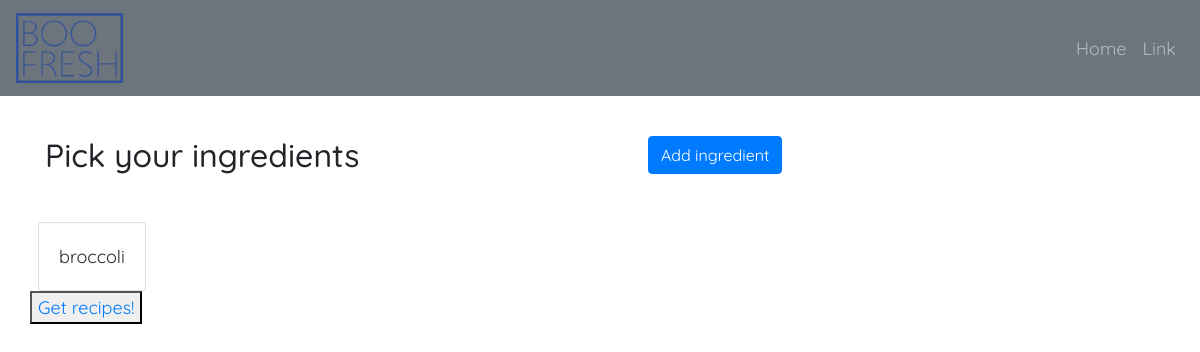
The page /pick-ingredients on the database as committed earlier.
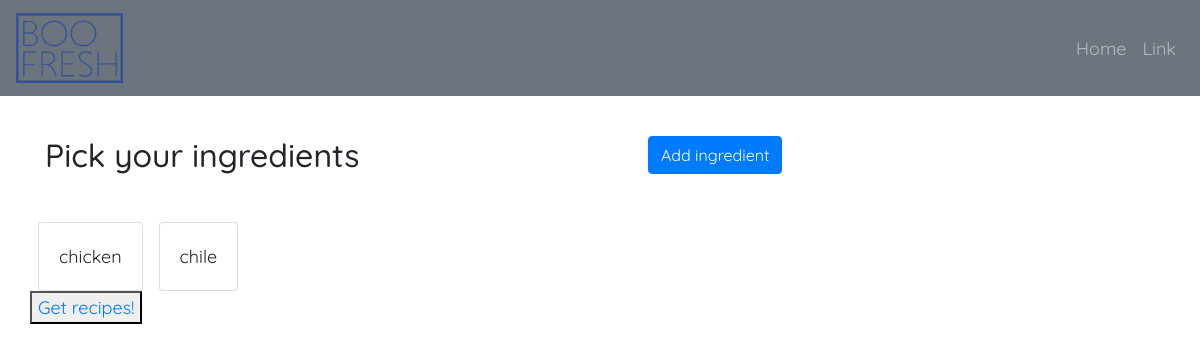
The same page on the database as committed later.
### flaskdriver/models.py (models this page shows)
class Ingredient(db.Model):
    id = db.Column(db.Integer, primary_key=True)
    name = db.Column(db.String(120), unique=True)

### flaskdriver/main/routes.py (the view)
@main.route("/pick-ingredients", methods=['GET', 'POST'])
def pick_ingredients():
    title = "Pick the groceries you want to get"
    form = AddIngredientForm()
    if form.validate_on_submit():
        new_item = Ingredient(name=form.name.data)
        db.session.add(new_item)
        db.session.commit()
        return redirect(url_for('main.pick_ingredients'))
    ingredients = Ingredient.query.order_by(Ingredient.name).all()
    return render_template("pick_ingredients.html", title=title, ingredients=ingredients, form=form)

### flaskdriver/templates/pick_ingredients.html (shortened to what this page needs)
{% extends "layout.html" %}
{% block content %}
<div id="ingredients-div" class="container">
    <div class="row">
            <h2 class="col-md-6">Pick your ingredients</h2>
            <div class="col-md-6 pl-5 mb-5">
                <button type="button" class="btn btn-primary" data-toggle="modal" data-target="#exampleModal">Add ingredient</button>
            </div>
    </div>
    <div class="row border-primary">
        {% for item in ingredients %}
                <div class="card mx-2">
                    <div class="card-body">
                        <p class="card-text">{{ item.name }}</p>
                    </div>
                </div>
        {% endfor %}
    </div>
    <div class="row">
        <button><a href="{{ url_for('main.get_recipes_from_ingredients') }}">Get recipes!</a></button>
    </div>
</div>
{% endblock content %}

### flaskdriver/templates/layout.html (shortened to what this page needs)
<!DOCTYPE html>
<html>
<head>
    <link rel="stylesheet" href="https://stackpath.bootstrapcdn.com/bootstrap/4.3.1/css/bootstrap.min.css">
    <link rel="stylesheet" type="text/css" href="{{ url_for('static', filename = 'main.css') }}">
</head>
<body>
        <nav class="navbar navbar-expand-md bg-secondary navbar-dark">
                <a href="{{ url_for('main.home') }}"><img id="nav-img" class="navbar-brand" src="{{ url_for('static', filename='images/tempFreshLogo.png') }}"></img></a>
                <div class="collapse navbar-collapse" id="navbarSupportedContent">
                    <ul class="navbar-nav ml-auto">
                        <li class="nav-item">
                            <a class="nav-link" href="{{ url_for('main.home') }}">Home</a>
                        </li>
                        <li class="nav-item">
                            <a class="nav-link" href="#">Link</a>
                        </li>
                    </ul>
                </div>
        </nav>
    {% block content %}
    {% endblock content %}
</body>
</html>

### flaskdriver/static/main.css (style rules this page uses)
body { font-family: "Quicksand"; font-size: 18px; }
.navbar-brand { font-size: 2.0em; }
#nav-img { height: 10vh; }
#ingredients-div { margin-top: 5vh; }

Rows that differ between the two databases and show on the page:
changed Ingredient: name "broccoli" → "chicken"
added Ingredient: name "chile"
